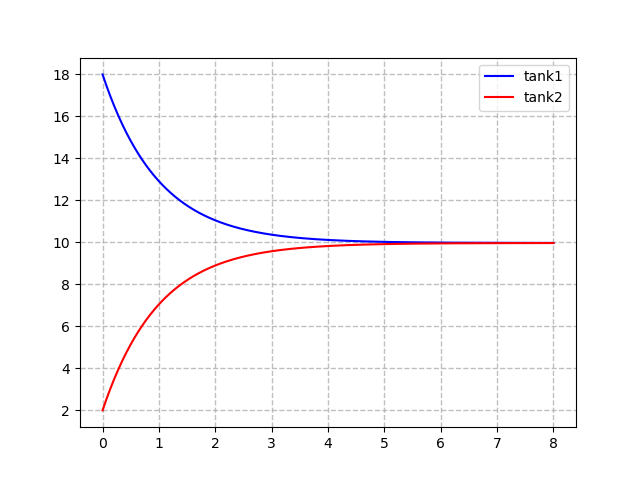

The Python source for this figure:
import numpy as np
import matplotlib.pyplot as plt

#それぞれのテキストファイルからデータを読み込む
data = np.genfromtxt("rei2-10.txt")

#画像を出力するための領域を作成
fig = plt.figure()

#領域の中でプロットする場所を決める
ax = fig.add_subplot(1,1,1)

#領域の中でプロットする場所を決める
ax.plot(data[:,0],data[:,1],color='blue',label="tank1")
ax.plot(data[:,0],data[:,2],color='red',label="tank2")

# x,y軸に補助目盛線を設定
ax.grid(which = "major", axis = "both", alpha = 0.8,linestyle = "--", linewidth = 1)

#凡例を追加
ax.legend()

#プロットしたグラフを画像形式に保存する
plt.savefig("rei2-10.png")

#プロットしたグラフを出力する
plt.show()